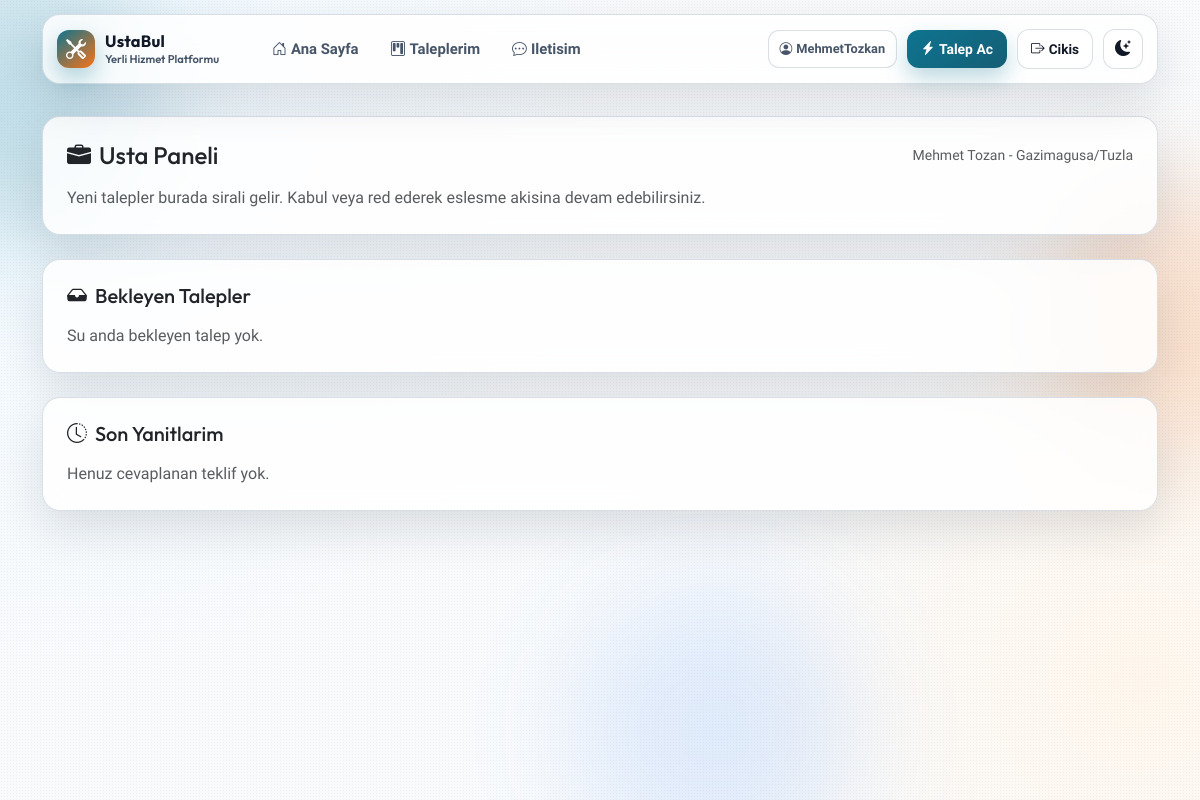
The page /usta/talepler/ (signed in) on the database its author committed.
### Myapp/models.py (models this page shows, shortened)
class Provider(models.Model):
    user = models.OneToOneField(
        User,
        on_delete=models.SET_NULL,
        null=True,
        blank=True,
        related_name="provider_profile",
    )
    full_name = models.CharField(max_length=120)
    service_types = models.ManyToManyField(ServiceType, related_name="providers", blank=True)
    city = models.CharField(max_length=80)
    district = models.CharField(max_length=80)
    phone = models.CharField(max_length=20)
    latitude = models.DecimalField(max_digits=9, decimal_places=6, null=True, blank=True)
    longitude = models.DecimalField(max_digits=9, decimal_places=6, null=True, blank=True)
    rating = models.DecimalField(max_digits=2, decimal_places=1, default=5.0)
    is_available = models.BooleanField(default=True)
    description = models.TextField(blank=True)
    created_at = models.DateTimeField(auto_now_add=True)
    class Meta:
        ordering = ["-is_available", "-rating", "full_name"]

### Myapp/views.py (the view)
# urls.py: path('usta/talepler/', views.provider_requests, name='provider_requests'),
@login_required
def provider_requests(request):
    provider = get_provider_for_user(request.user)
    if not provider:
        messages.error(request, "Bu alan sadece usta hesaplari icindir.")
        return redirect("provider_login")
    pending_offers = list(
        provider.offers.filter(status="pending")
        .select_related("service_request", "service_request__service_type")
        .order_by("-sent_at")
    )
    recent_offers = list(
        provider.offers.exclude(status="pending")
        .select_related("service_request", "service_request__service_type")
        .order_by("-responded_at", "-sent_at")[:20]
    )
    return render(
        request,
        "Myapp/provider_requests.html",
        {
            "provider": provider,
            "pending_offers": pending_offers,
            "recent_offers": recent_offers,
        },
    )

### Myapp/views.py (called while the page is built)
def get_provider_for_user(user):
    if not user.is_authenticated:
        return None
    return Provider.objects.filter(user=user).first()

### Myapp/templates/Myapp/provider_requests.html
{% extends "base.html" %}
{% block content %}
<section class="card panel-card shadow-sm reveal-up mb-4">
  <div class="card-body p-4">
    <div class="d-flex align-items-center justify-content-between flex-wrap gap-2 mb-3">
      <h1 class="h4 mb-0"><i class="bi bi-briefcase-fill me-2"></i>Usta Paneli</h1>
      <span class="small text-muted">{{ provider.full_name }} - {{ provider.city }}/{{ provider.district }}</span>
    </div>
    <p class="mb-0 text-muted">Yeni talepler burada sirali gelir. Kabul veya red ederek eslesme akisina devam edebilirsiniz.</p>
  </div>
</section>
<section class="card panel-card shadow-sm reveal-up mb-4">
  <div class="card-body p-4">
    <h2 class="h5 mb-3"><i class="bi bi-inbox-fill me-2"></i>Bekleyen Talepler</h2>
    {% if pending_offers %}
      <div class="table-responsive">
        <table class="table request-table align-middle mb-0">
          <thead>
            <tr>
              <th>Talep No</th>
              <th>Tarih</th>
              <th>Hizmet</th>
              <th>Konum</th>
              <th>Musteri</th>
              <th>Detay</th>
              <th>Islem</th>
            </tr>
          </thead>
          <tbody>
            {% for offer in pending_offers %}
              <tr>
                <td>#{{ offer.service_request.id }}</td>
                <td>{{ offer.sent_at|date:"d.m.Y H:i" }}</td>
                <td>{{ offer.service_request.service_type.name }}</td>
                <td>{{ offer.service_request.city }} / {{ offer.service_request.district }}</td>
                <td>{{ offer.service_request.customer_name }}<br><span class="small text-muted">{{ offer.service_request.customer_phone }}</span></td>
                <td>{{ offer.service_request.details|truncatechars:90 }}</td>
                <td>
                  <div class="d-flex gap-2">
                    <form method="post" action="{% url 'provider_accept_offer' offer.id %}">
                      {% csrf_token %}
                      <button type="submit" class="btn btn-sm request-complete-btn"><i class="bi bi-check2-circle me-1"></i>Kabul</button>
                    </form>
                    <form method="post" action="{% url 'provider_reject_offer' offer.id %}">
                      {% csrf_token %}
                      <button type="submit" class="btn btn-sm btn-outline-secondary"><i class="bi bi-x-circle me-1"></i>Red</button>
                    </form>
                  </div>
                </td>
              </tr>
            {% endfor %}
          </tbody>
        </table>
      </div>
    {% else %}
      <p class="mb-0 text-muted">Su anda bekleyen talep yok.</p>
    {% endif %}
  </div>
</section>
<section class="card panel-card shadow-sm reveal-up">
  <div class="card-body p-4">
    <h2 class="h5 mb-3"><i class="bi bi-clock-history me-2"></i>Son Yanitlarim</h2>
    {% if recent_offers %}
      <div class="table-responsive">
        <table class="table request-table align-middle mb-0">
          <thead>
            <tr>
              <th>Talep No</th>
              <th>Hizmet</th>
              <th>Durum</th>
              <th>Yanit Zamani</th>
            </tr>
          </thead>
          <tbody>
            {% for offer in recent_offers %}
              <tr>
                <td>#{{ offer.service_request.id }}</td>
                <td>{{ offer.service_request.service_type.name }}</td>
                <td><span class="status-pill status-{{ offer.status }}">{{ offer.get_status_display }}</span></td>
                <td>{{ offer.responded_at|date:"d.m.Y H:i" }}</td>
              </tr>
            {% endfor %}
          </tbody>
        </table>
      </div>
    {% else %}
      <p class="mb-0 text-muted">Henuz cevaplanan teklif yok.</p>
    {% endif %}
  </div>
</section>
{% endblock %}

### templates/base.html (shortened to what this page needs)
{% load static %}
<!doctype html>
<html lang="tr" data-theme="light">
<head>
  <link href="https://cdn.jsdelivr.net/npm/bootstrap@5.3.8/dist/css/bootstrap.min.css" rel="stylesheet">
  <link rel="stylesheet" href="https://cdn.jsdelivr.net/npm/bootstrap-icons@1.11.3/font/bootstrap-icons.min.css">
  <link rel="stylesheet" href="{% static 'css/style.css' %}">
</head>
<body>
<div class="bg-orb orb-c"></div>
<header class="site-header fixed-top">
  <div class="container">
    <nav class="navbar navbar-expand-lg site-nav">
      <a class="navbar-brand site-brand" href="{% url 'index' %}">
        <span class="site-brand-mark"><i class="bi bi-tools"></i></span>
        <span class="site-brand-copy">
          <strong>UstaBul</strong>
          <small>Yerli Hizmet Platformu</small>
        </span>
      </a>
      <div class="collapse navbar-collapse" id="siteNav">
        <div class="navbar-nav nav-links ms-lg-4">
          <a class="nav-link {% if request.path == '/' %}active{% endif %}" href="{% url 'index' %}"><i class="bi bi-house-door me-1"></i>Ana Sayfa</a>
          {% if request.user.is_authenticated and request.session.role == "provider" %}
            <a class="nav-link {% if request.path == '/usta/talepler/' %}active{% endif %}" href="{% url 'provider_requests' %}"><i class="bi bi-briefcase me-1"></i>Usta Paneli</a>
          {% elif request.user.is_authenticated %}
            <a class="nav-link {% if request.path == '/taleplerim/' %}active{% endif %}" href="{% url 'my_requests' %}"><i class="bi bi-kanban me-1"></i>Taleplerim</a>
          {% endif %}
          <a class="nav-link {% if request.path == '/contact/' %}active{% endif %}" href="{% url 'contact' %}"><i class="bi bi-chat-dots me-1"></i>Iletisim</a>
        </div>
        <div class="nav-tools ms-lg-auto">
          {% if request.user.is_authenticated %}
            <span class="user-chip d-none d-md-inline-flex"><i class="bi bi-person-circle me-1"></i>{{ request.user.username }}</span>
            {% if request.session.role == "provider" %}
              <a class="btn nav-cta-btn d-none d-md-inline-flex" href="{% url 'provider_requests' %}">
                <i class="bi bi-briefcase-fill me-1"></i>Usta Paneli
              </a>
            {% else %}
              <a class="btn nav-cta-btn d-none d-md-inline-flex" href="{% url 'index' %}#talep-form">
                <i class="bi bi-lightning-charge-fill me-1"></i>Talep Ac
              </a>
            {% endif %}
            <form method="post" action="{% url 'logout' %}" class="logout-form">
              <button type="submit" class="btn nav-ghost-btn"><i class="bi bi-box-arrow-right me-1"></i>Cikis</button>
            </form>
          {% endif %}
          <button type="button" class="theme-toggle-btn" id="theme-toggle-btn" aria-label="Temayi degistir">
          </button>
        </div>
      </div>
    </nav>
  </div>
</header>
<main class="container site-main">
  {% block content %}{% endblock %}
</main>
</body>
</html>

### static/css/style.css (style rules this page uses)
:root { --brand: #0e7490; --brand-strong: #155e75; --accent: #f97316; --accent-soft: #fdba74; --text: #111827; --text-soft: #475569; --panel: rgba(255, 255, 255, 0.86); --panel-strong: #ffffff; --line: rgba(148, 163, 184, 0.35); --shadow: 0 18px 45px rgba(15, 23, 42, 0.12); --hero-shadow: 0 26px 54px rgba(14, 116, 144, 0.32); --bg-a: #f0f9ff; --bg-b: #f8fafc; --bg-c: #fff7ed; --orb-a: rgba(14, 116, 144, 0.2); --orb-b: rgba(249, 115, 22, 0.19); --orb-c: rgba(59, 130, 246, 0.12); }
* { box-sizing: border-box; }
body { font-family: "Plus Jakarta Sans", sans-serif; color: var(--text); min-height: 100vh; padding-top: 116px; background: radial-gradient(circle at 6% 12%, var(--bg-a) 0, rgba(0, 0, 0, 0) 42%), radial-gradient(circle at 95% 85%, var(--bg-c) 0, rgba(0, 0, 0, 0) 32%), linear-gradient(160deg, var(--bg-b) 0%, var(--bg-b) 100%); }
h1, h2, h3, .navbar-brand { font-family: "Outfit", sans-serif; }
.site-main { position: relative; z-index: 2; padding-bottom: 28px; }
.bg-orb { position: fixed; width: 280px; height: 280px; border-radius: 999px; filter: blur(54px); z-index: 0; pointer-events: none; }
.orb-c { bottom: -70px; left: 48%; background: var(--orb-c); }
.site-header { z-index: 1030; padding-top: 14px; }
.site-nav { border: 1px solid var(--line); border-radius: 18px; background: var(--panel); backdrop-filter: blur(16px); box-shadow: var(--shadow); padding: 10px 14px; }
.site-brand { display: inline-flex; align-items: center; gap: 10px; color: var(--text) !important; }
.site-brand-mark { width: 38px; height: 38px; border-radius: 12px; display: inline-flex; align-items: center; justify-content: center; color: #fff; background: linear-gradient(140deg, var(--brand), var(--accent)); box-shadow: 0 10px 24px rgba(14, 116, 144, 0.34); }
.site-brand-copy { display: inline-flex; flex-direction: column; line-height: 1; }
.site-brand-copy strong { font-size: 1.02rem; letter-spacing: 0.2px; }
.site-brand-copy small { font-size: 0.7rem; font-weight: 600; color: var(--text-soft); margin-top: 4px; }
.nav-links { gap: 6px; }
.nav-link { border-radius: 11px; padding: 9px 13px !important; color: var(--text-soft) !important; font-size: 0.93rem; font-weight: 700; transition: 0.24s ease; }
.nav-tools { display: flex; align-items: center; gap: 10px; }
.nav-cta-btn { border: none; border-radius: 12px; padding: 9px 14px; font-size: 0.87rem; font-weight: 700; color: #fff; background: linear-gradient(140deg, var(--brand), var(--brand-strong)); box-shadow: 0 10px 22px rgba(14, 116, 144, 0.28); }
.nav-ghost-btn { border: 1px solid var(--line); border-radius: 12px; padding: 9px 13px; font-size: 0.85rem; font-weight: 700; color: var(--text); background: color-mix(in srgb, var(--panel-strong) 88%, transparent); }
.theme-toggle-btn { width: 40px; height: 40px; border-radius: 12px; border: 1px solid var(--line); background: color-mix(in srgb, var(--panel-strong) 92%, transparent); color: var(--text); display: inline-flex; align-items: center; justify-content: center; transition: 0.22s ease; }
.user-chip { align-items: center; border: 1px solid var(--line); border-radius: 11px; padding: 8px 11px; font-size: 0.8rem; font-weight: 700; color: var(--text-soft); background: color-mix(in srgb, var(--panel-strong) 88%, transparent); }
.logout-form { margin: 0; }
.panel-card { border: 1px solid var(--line); border-radius: 18px; background: var(--panel); backdrop-filter: blur(12px); box-shadow: var(--shadow) !important; }
.reveal-up { animation: revealUp 0.55s ease both; }

### rows shown on the page
Provider: full_name "Mehmet Tozan", city "Gazimagusa", district "Tuzla"

### other values the page prints
{{ request.user.username }} "MehmetTozkan"
